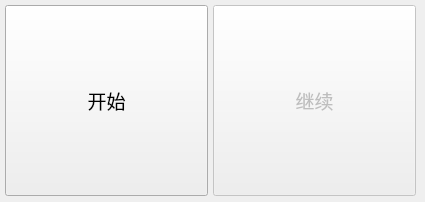
<?xml version="1.0" encoding="UTF-8"?>
<ui version="4.0">
 <class>startFm</class>
 <widget class="QWidget" name="startFm">
  <property name="geometry">
   <rect>
    <x>0</x>
    <y>0</y>
    <width>425</width>
    <height>202</height>
   </rect>
  </property>
  <property name="sizePolicy">
   <sizepolicy hsizetype="Preferred" vsizetype="Preferred">
    <horstretch>0</horstretch>
    <verstretch>0</verstretch>
   </sizepolicy>
  </property>
  <property name="minimumSize">
   <size>
    <width>0</width>
    <height>202</height>
   </size>
  </property>
  <property name="windowTitle">
   <string>开始</string>
  </property>
  <property name="windowIcon">
   <iconset>
    <normaloff>../Res/MPPC.ico</normaloff>../Res/MPPC.ico</iconset>
  </property>
  <widget class="QWidget" name="horizontalLayoutWidget">
   <property name="geometry">
    <rect>
     <x>0</x>
     <y>0</y>
     <width>421</width>
     <height>201</height>
    </rect>
   </property>
   <layout class="QHBoxLayout" name="horizontalLayout">
    <property name="spacing">
     <number>5</number>
    </property>
    <property name="leftMargin">
     <number>5</number>
    </property>
    <property name="topMargin">
     <number>5</number>
    </property>
    <property name="rightMargin">
     <number>5</number>
    </property>
    <property name="bottomMargin">
     <number>5</number>
    </property>
    <item>
     <widget class="QPushButton" name="start_Btn">
      <property name="sizePolicy">
       <sizepolicy hsizetype="Minimum" vsizetype="Minimum">
        <horstretch>0</horstretch>
        <verstretch>0</verstretch>
       </sizepolicy>
      </property>
      <property name="font">
       <font>
        <family>微软雅黑</family>
        <pointsize>14</pointsize>
       </font>
      </property>
      <property name="text">
       <string>开始</string>
      </property>
     </widget>
    </item>
    <item>
     <widget class="QPushButton" name="continue_Btn">
      <property name="enabled">
       <bool>false</bool>
      </property>
      <property name="sizePolicy">
       <sizepolicy hsizetype="Minimum" vsizetype="Minimum">
        <horstretch>0</horstretch>
        <verstretch>0</verstretch>
       </sizepolicy>
      </property>
      <property name="font">
       <font>
        <family>微软雅黑</family>
        <pointsize>14</pointsize>
       </font>
      </property>
      <property name="text">
       <string>继续</string>
      </property>
     </widget>
    </item>
   </layout>
  </widget>
 </widget>
 <resources/>
 <connections/>
</ui>
